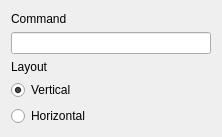
<?xml version="1.0" encoding="UTF-8"?>
<ui version="4.0">
 <class>ControlSettingsEdit</class>
 <widget class="QWidget" name="ControlSettingsEdit">
  <property name="geometry">
   <rect>
    <x>0</x>
    <y>0</y>
    <width>222</width>
    <height>137</height>
   </rect>
  </property>
  <property name="windowTitle">
   <string>Form</string>
  </property>
  <layout class="QVBoxLayout" name="verticalLayout">
   <item>
    <widget class="QLabel" name="label_2">
     <property name="text">
      <string>Command</string>
     </property>
    </widget>
   </item>
   <item>
    <widget class="QLineEdit" name="commandEdit"/>
   </item>
   <item>
    <widget class="QLabel" name="label">
     <property name="text">
      <string>Layout</string>
     </property>
    </widget>
   </item>
   <item>
    <widget class="QRadioButton" name="vLayBtn">
     <property name="text">
      <string>Vertical</string>
     </property>
     <property name="checked">
      <bool>true</bool>
     </property>
    </widget>
   </item>
   <item>
    <widget class="QRadioButton" name="hLayBtn">
     <property name="text">
      <string>Horizontal</string>
     </property>
    </widget>
   </item>
  </layout>
 </widget>
 <resources/>
 <connections/>
</ui>
